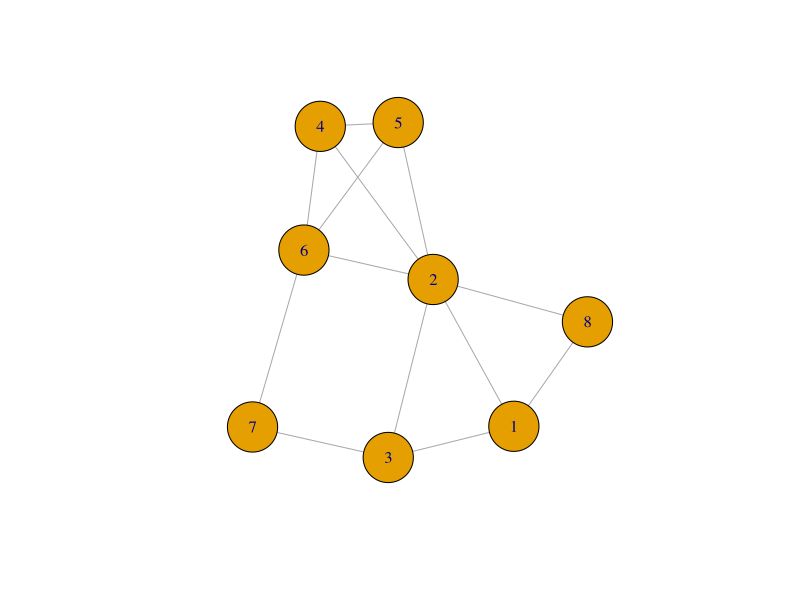
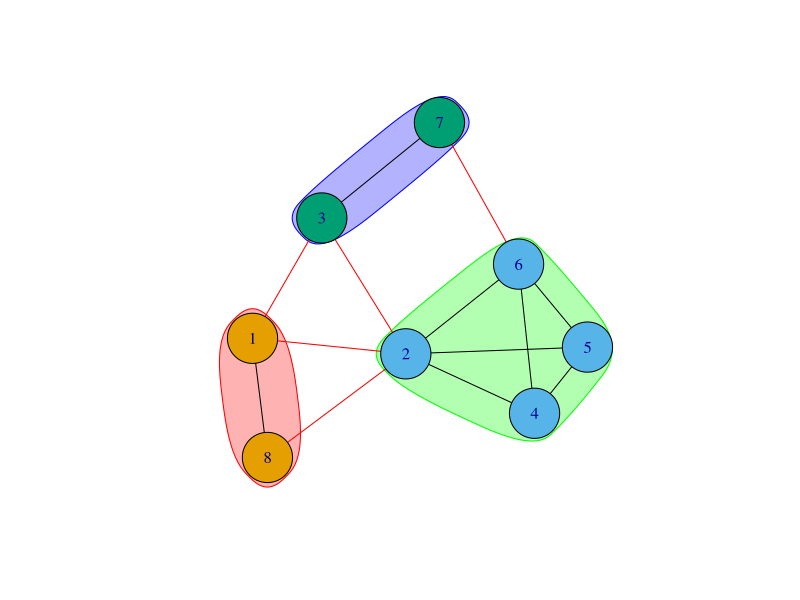

Reproduce these figures in R, in order.
install.packages("igraph")
library(igraph)

edges <- c(1, 2, 1, 3, 1, 8,
           2, 3, 2, 4, 2, 5, 2, 6, 2, 8,
           3, 7,
           4, 5, 4, 6 ,
           5, 6,
           6, 7
)

g <- graph(edges = edges, directed = FALSE)

plot(g, vertex.size=30)

communities_gn <- cluster_edge_betweenness(g)
print(membership(communities_gn))

plot(communities_gn, g, vertex.size=30)

cliques <- cliques(g, min=3, max=3)
print(cliques)